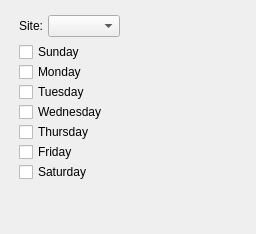
<?xml version="1.0" encoding="UTF-8"?>
<ui version="4.0">
 <comment>This file is part of the xtmfg Package for xTuple ERP,
and is Copyright (c) 1999-2014 by OpenMFG LLC, d/b/a xTuple.  It
is licensed to you under the xTuple End-User License Agreement (&quot;the
EULA&quot;), the full text of which is available at www.xtuple.com/EULA.
While the EULA gives you access to source code and encourages your
involvement in the development process, this Package is not free
software.  By using this software, you agree to be bound by the
terms of the EULA.</comment>
 <class>whseWeek</class>
 <widget class="QDialog" name="whseWeek">
  <property name="geometry">
   <rect>
    <x>0</x>
    <y>0</y>
    <width>256</width>
    <height>234</height>
   </rect>
  </property>
  <property name="windowTitle">
   <string>Site Work Week</string>
  </property>
  <widget class="QWidget" name="layoutWidget">
   <property name="geometry">
    <rect>
     <x>14</x>
     <y>10</y>
     <width>178</width>
     <height>181</height>
    </rect>
   </property>
   <layout class="QHBoxLayout" name="horizontalLayout_2">
    <item>
     <layout class="QVBoxLayout" name="verticalLayout_2">
      <item>
       <layout class="QVBoxLayout" name="verticalLayout">
        <item>
         <layout class="QHBoxLayout" name="horizontalLayout">
          <item>
           <widget class="QLabel" name="_warehouseLit">
            <property name="text">
             <string>Site:</string>
            </property>
            <property name="alignment">
             <set>Qt::AlignRight|Qt::AlignTrailing|Qt::AlignVCenter</set>
            </property>
           </widget>
          </item>
          <item>
           <widget class="WComboBox" name="_warehouse">
            <property name="allowNull">
             <bool>false</bool>
            </property>
           </widget>
          </item>
         </layout>
        </item>
        <item>
         <layout class="QVBoxLayout">
          <property name="spacing">
           <number>0</number>
          </property>
          <item>
           <widget class="QCheckBox" name="_sunday">
            <property name="text">
             <string>Sunday</string>
            </property>
           </widget>
          </item>
          <item>
           <widget class="QCheckBox" name="_monday">
            <property name="text">
             <string>Monday</string>
            </property>
           </widget>
          </item>
          <item>
           <widget class="QCheckBox" name="_tuesday">
            <property name="text">
             <string>Tuesday</string>
            </property>
           </widget>
          </item>
          <item>
           <widget class="QCheckBox" name="_wednesday">
            <property name="text">
             <string>Wednesday</string>
            </property>
           </widget>
          </item>
          <item>
           <widget class="QCheckBox" name="_thursday">
            <property name="text">
             <string>Thursday</string>
            </property>
           </widget>
          </item>
          <item>
           <widget class="QCheckBox" name="_friday">
            <property name="text">
             <string>Friday</string>
            </property>
           </widget>
          </item>
          <item>
           <widget class="QCheckBox" name="_saturday">
            <property name="text">
             <string>Saturday</string>
            </property>
           </widget>
          </item>
         </layout>
        </item>
       </layout>
      </item>
      <item>
       <spacer>
        <property name="orientation">
         <enum>Qt::Vertical</enum>
        </property>
        <property name="sizeType">
         <enum>QSizePolicy::Expanding</enum>
        </property>
        <property name="sizeHint" stdset="0">
         <size>
          <width>20</width>
          <height>13</height>
         </size>
        </property>
       </spacer>
      </item>
     </layout>
    </item>
    <item>
     <spacer name="horizontalSpacer">
      <property name="orientation">
       <enum>Qt::Horizontal</enum>
      </property>
      <property name="sizeHint" stdset="0">
       <size>
        <width>13</width>
        <height>20</height>
       </size>
      </property>
     </spacer>
    </item>
   </layout>
  </widget>
 </widget>
 <layoutdefault spacing="5" margin="5"/>
 <pixmapfunction>qPixmapFromMimeSource</pixmapfunction>
 <customwidgets>
  <customwidget>
   <class>WComboBox</class>
   <extends>XComboBox</extends>
   <header>wcombobox.h</header>
  </customwidget>
  <customwidget>
   <class>XComboBox</class>
   <extends>QComboBox</extends>
   <header>xcombobox.h</header>
  </customwidget>
 </customwidgets>
 <tabstops>
  <tabstop>_sunday</tabstop>
  <tabstop>_monday</tabstop>
  <tabstop>_tuesday</tabstop>
  <tabstop>_wednesday</tabstop>
  <tabstop>_thursday</tabstop>
  <tabstop>_friday</tabstop>
  <tabstop>_saturday</tabstop>
 </tabstops>
 <resources/>
 <connections/>
</ui>
